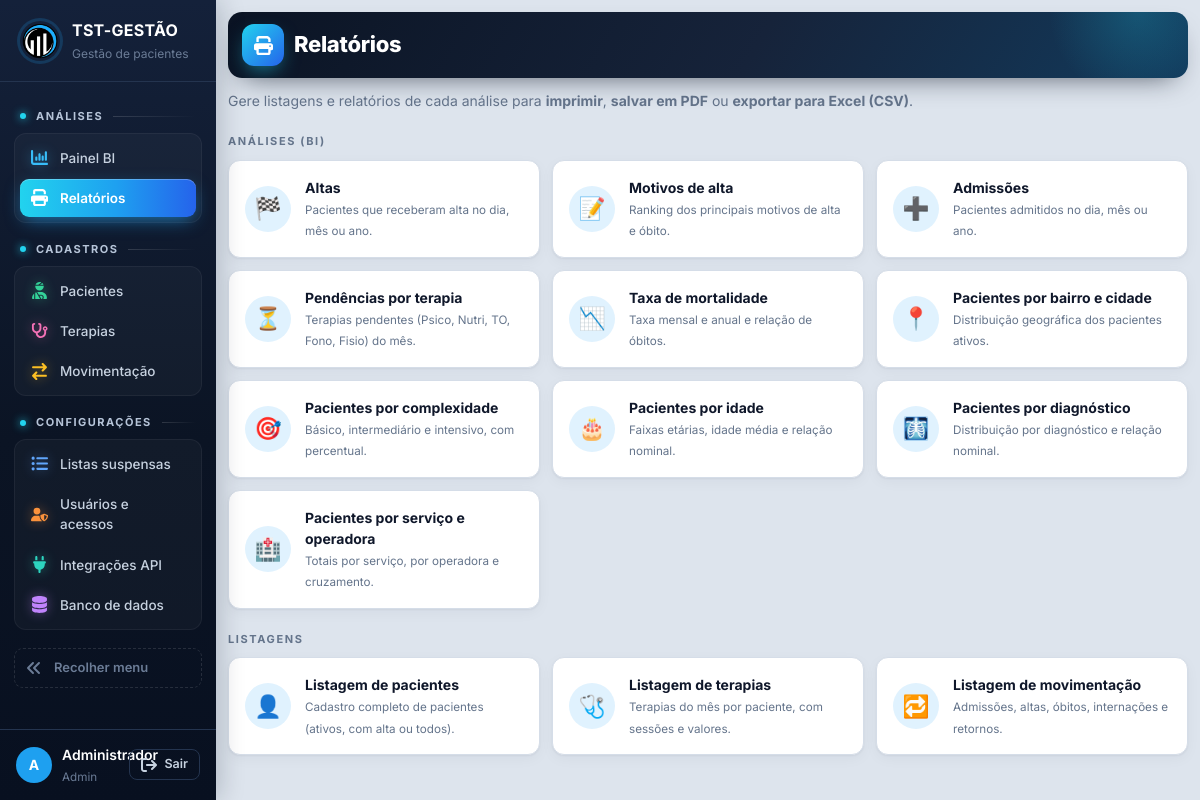
Page /relatorios (signed in) on the committed database.
### tables this page shows
CREATE TABLE usuarios (
    id INTEGER PRIMARY KEY AUTOINCREMENT,
    usuario TEXT NOT NULL UNIQUE COLLATE NOCASE,
    nome TEXT NOT NULL,
    senha_hash TEXT NOT NULL,
    nivel TEXT NOT NULL DEFAULT 'consulta',
    ativo INTEGER NOT NULL DEFAULT 1,
    trocar_senha INTEGER NOT NULL DEFAULT 0
);

### tst_gestao/app.py (the view)
    @app.route("/relatorios")
    def relatorios():
        return render_template("relatorios.html", ativa="relatorios", grupos=rel.agrupados())

### tst_gestao/banco.py (called while the page is built, shortened)
def cfg_padrao() -> dict:
    return {"motor": "sqlite"}

def ler_config() -> dict:
    env = os.environ.get("TST_DB_MOTOR")
    if env == "sqlite":
        return cfg_padrao()
    try:
        mtime = CONFIG_PATH.stat().st_mtime_ns
    except OSError:
        return cfg_padrao()

def abrir(cfg: dict | None = None, *, banco_mestre: bool = False) -> Conexao:
    cfg = cfg or ler_config()
    motor = cfg.get("motor", "sqlite")
    if motor == "sqlite":
        arquivo = Path(cfg.get("arquivo") or DB_PATH)
        arquivo.parent.mkdir(parents=True, exist_ok=True)
        raw = sqlite3.connect(arquivo, timeout=15)
        raw.row_factory = sqlite3.Row
        raw.execute("PRAGMA foreign_keys = ON")
        return Conexao(raw, "sqlite")

def conectar() -> Conexao:
    return abrir(ler_config())

    def execute(self, sql: str, params=()):
        if self.motor == "sqlite":
            return self.raw.execute(sql, params)
        return Cursor(self).executar(sql, params)

    def commit(self):
        self.raw.commit()

    def close(self):
        try:
            self.raw.close()
        except Exception:
            pass

    def __enter__(self):
        return self

    def __exit__(self, tipo, valor, tb):
        try:
            self.rollback() if tipo else self.commit()
        finally:
            self.close()
        return False

### tst_gestao/db.py (called while the page is built)
def connect() -> Conexao:
    return conectar()

### tst_gestao/relatorios.py (called while the page is built)
def agrupados() -> dict[str, list[tuple[str, dict]]]:
    grupos: dict[str, list] = {}
    for slug, r in REL.items():
        grupos.setdefault(r["grupo"], []).append((slug, r))
    return grupos

### tst_gestao/templates/relatorios.html (shortened to what this page needs)
{% extends "base.html" %}
{% block cabecalho %}Relatórios{% endblock %}
{% block conteudo %}
<p class="rel-intro">Gere listagens e relatórios de cada análise para <b>imprimir</b>, <b>salvar em PDF</b> ou <b>exportar para Excel (CSV)</b>.</p>
{% for grupo, itens in grupos.items() %}
<h2 class="rel-grupo">{{ grupo }}</h2>
<div class="rel-cards">
  {% for slug, r in itens %}
  <a class="rel-card" href="{{ url_for('relatorio', slug=slug) }}">
    <span class="rel-ico">{{ r.icone }}</span>
    <span><b>{{ r.titulo }}</b><small>{{ r.descr }}</small></span>
  </a>
  {% endfor %}
</div>
{% endfor %}
{% endblock %}

### tst_gestao/templates/base.html (shortened to what this page needs)
<!doctype html>
<html lang="pt-BR">
<head>
<link rel="stylesheet" href="{{ url_for('static', filename='app.css') }}">
</head>
<body>
{% set COR_IC = {'bi': '#38bdf8', 'relatorios': '#a78bfa', 'pacientes': '#34d399', 'terapias': '#f472b6', 'movimentacao': '#fbbf24', 'listas': '#60a5fa', 'usuarios': '#fb923c', 'integracoes': '#2dd4bf', 'banco': '#c084fc'} %}
{% macro item(rota, chave, icone, texto) %}<a href="{{ rota }}" class="{{ 'on' if ativa == chave }}" data-tip="{{ texto }}" style="--ic:{{ COR_IC.get(icone, '#94a3b8') }}"><svg class="ic"><use href="#i-{{ icone }}"/></svg><span class="tx">{{ texto }}</span></a>{% endmacro %}
{% set grupo = {'dashboard': 'Análises', 'relatorios': 'Análises', 'pacientes': 'Cadastros', 'terapias': 'Cadastros', 'movimentacao': 'Cadastros',
  'listas': 'Configurações', 'usuarios': 'Configurações', 'integracoes': 'Configurações', 'banco': 'Configurações', 'perfil': 'Minha conta'} %}
<aside class="sidebar">
  <div class="brand"><img src="{{ url_for('static', filename='logo.png') }}" alt="TST"><div class="tx"><strong>TST-GESTÃO</strong><small>Gestão de pacientes</small></div></div>
  <nav>
    <span class="nav-sec">Análises</span>
    <div class="nav-grupo">
    {{ item(url_for('index'), 'dashboard', 'bi', 'Painel BI') }}
    {{ item(url_for('relatorios'), 'relatorios', 'relatorios', 'Relatórios') }}
    </div>
    <span class="nav-sec">Cadastros</span>
    <div class="nav-grupo">
    {{ item(url_for('cadastro', ent='pacientes'), 'pacientes', 'pacientes', 'Pacientes') }}
    {{ item(url_for('cadastro', ent='terapias'), 'terapias', 'terapias', 'Terapias') }}
    {{ item(url_for('cadastro', ent='movimentacao'), 'movimentacao', 'movimentacao', 'Movimentação') }}
    </div>
    {% if nivel >= 3 %}<span class="nav-sec">Configurações</span>
    <div class="nav-grupo">
    {{ item(url_for('listas'), 'listas', 'listas', 'Listas suspensas') }}
    {% if nivel >= 4 %}{{ item(url_for('usuarios'), 'usuarios', 'usuarios', 'Usuários e acessos') }}
    {{ item(url_for('integracoes'), 'integracoes', 'integracoes', 'Integrações API') }}
    {{ item(url_for('pagina_banco'), 'banco', 'banco', 'Banco de dados') }}{% endif %}
    </div>{% endif %}
    <button type="button" class="recolher" id="btn-recolher" data-tip="Expandir menu"><svg class="ic"><use href="#i-recolher"/></svg><span class="tx">Recolher menu</span></button>
  </nav>
  <div class="userbox">
    <a href="{{ url_for('perfil') }}" class="{{ 'on' if ativa == 'perfil' }}" title="Meu perfil"><span class="avatar">{{ usuario['nome'][:1]|upper }}</span><span class="tx"><b>{{ usuario['nome'] }}</b><small>{{ usuario['nivel']|capitalize }}</small></span></a>
    <form method="post" action="{{ url_for('logout') }}"><input type="hidden" name="csrf_token" value="{{ csrf_token }}"><button class="btn ghost sm" type="submit" title="Sair do sistema"><svg class="ic"><use href="#i-sair"/></svg><span class="tx">Sair</span></button></form>
  </div>
</aside>
<main class="content">
  {% set ic_pag = {'dashboard': 'bi', 'perfil': 'perfil'}.get(ativa, ativa) %}
  {% block topo %}<header class="bi-topo topo-pag"><div class="bt-tit"><i class="bt-ic"><svg class="ic"><use href="#i-{{ ic_pag or 'bi' }}"/></svg></i><h1>{% block cabecalho %}{% endblock %}</h1></div></header>{% endblock %}
  {% block conteudo %}{% endblock %}
</main>
</body>
</html>

### rows in the picture
usuarios: nome "A", nome "Administrador", nivel "Admin"

### other values in the picture
{{ texto }} "Painel BI Relatórios Pacientes Terapias Movimentação Listas suspensas Usuários e acessos Integrações API Banco de dados"
{{ grupo }} "ANÁLISES (BI)" "LISTAGENS"
{{ r.icone }} "🏁" "📝" "➕" "⏳" "📉" "📍" "🎯" "🎂" "🩻" "🏥" "👤" "🩺" "🔁"
{{ r.titulo }} "Altas" "Motivos de alta" "Admissões" "Pendências por terapia" "Taxa de mortalidade" "Pacientes por bairro e cidade" "Pacientes por complexidade" "Pacientes por idade" "Pacientes por diagnóstico" "Pacientes por serviço e operadora" "Listagem de pacientes" "Listagem de terapias" "Listagem de movimentação"
{{ r.descr }} "Pacientes que receberam alta no dia, mês ou ano." "Ranking dos principais motivos de alta e óbito." "Pacientes admitidos no dia, mês ou ano." "Terapias pendentes (Psico, Nutri, TO, Fono, Fisio) do mês." "Taxa mensal e anual e relação de óbitos." "Distribuição geográfica dos pacientes ativos." "Básico, intermediário e intensivo, com percentual." "Faixas etárias, idade média e relação nominal." "Distribuição por diagnóstico e relação nominal." "Totais por serviço, por operadora e cruzamento." "Cadastro completo de pacientes (ativos, com alta ou todos)." "Terapias do mês por paciente, com sessões e valores." "Admissões, altas, óbitos, internações e retornos."
